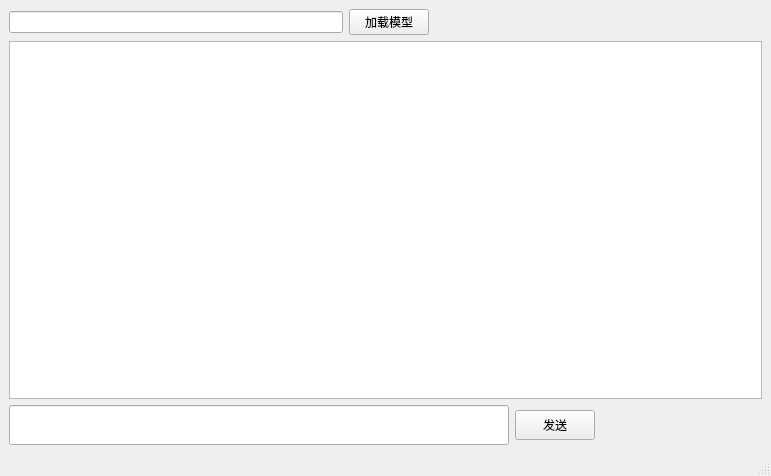
<?xml version="1.0" encoding="UTF-8"?>
<ui version="4.0">
 <class>MainWindow</class>
 <widget class="QMainWindow" name="MainWindow">
  <property name="geometry">
   <rect>
    <x>0</x>
    <y>0</y>
    <width>771</width>
    <height>476</height>
   </rect>
  </property>
  <property name="windowTitle">
   <string>MainWindow</string>
  </property>
  <widget class="QWidget" name="centralwidget">
   <layout class="QVBoxLayout" name="verticalLayout">
    <item>
     <layout class="QHBoxLayout" name="horizontalLayout">
      <item>
       <widget class="QLineEdit" name="modelPathLineEdit">
        <property name="readOnly">
         <bool>true</bool>
        </property>
       </widget>
      </item>
      <item>
       <widget class="QPushButton" name="loadModelPushButton">
        <property name="text">
         <string>加载模型</string>
        </property>
       </widget>
      </item>
      <item>
       <spacer name="horizontalSpacer">
        <property name="orientation">
         <enum>Qt::Horizontal</enum>
        </property>
        <property name="sizeHint" stdset="0">
         <size>
          <width>40</width>
          <height>20</height>
         </size>
        </property>
       </spacer>
      </item>
     </layout>
    </item>
    <item>
     <widget class="QTextEdit" name="chatTextEdit">
      <property name="readOnly">
       <bool>true</bool>
      </property>
     </widget>
    </item>
    <item>
     <layout class="QHBoxLayout" name="horizontalLayout_2">
      <item>
       <widget class="QLineEdit" name="sentTextLineEdit_2">
        <property name="minimumSize">
         <size>
          <width>500</width>
          <height>40</height>
         </size>
        </property>
       </widget>
      </item>
      <item>
       <widget class="QPushButton" name="sendPushButton_2">
        <property name="minimumSize">
         <size>
          <width>0</width>
          <height>30</height>
         </size>
        </property>
        <property name="text">
         <string>发送</string>
        </property>
       </widget>
      </item>
      <item>
       <spacer name="horizontalSpacer_2">
        <property name="orientation">
         <enum>Qt::Horizontal</enum>
        </property>
        <property name="sizeHint" stdset="0">
         <size>
          <width>40</width>
          <height>20</height>
         </size>
        </property>
       </spacer>
      </item>
     </layout>
    </item>
   </layout>
  </widget>
  <widget class="QMenuBar" name="menubar">
   <property name="geometry">
    <rect>
     <x>0</x>
     <y>0</y>
     <width>771</width>
     <height>17</height>
    </rect>
   </property>
  </widget>
  <widget class="QStatusBar" name="statusbar"/>
 </widget>
 <resources/>
 <connections/>
</ui>
